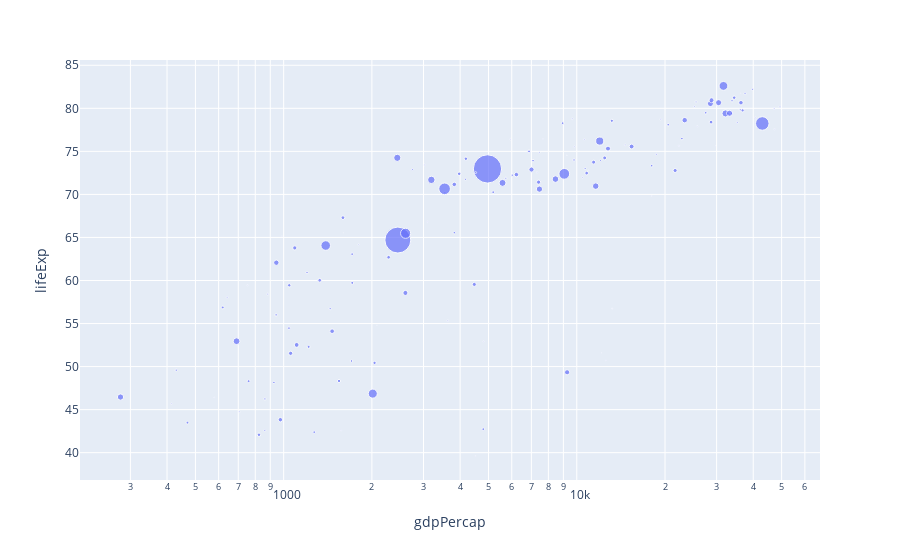

Here is the notebook cell this chart was saved with:
### Code cell
# Aumentando o tamanho das bolas
fig = px.scatter(df, x = "gdpPercap", y = "lifeExp", size = 'pop',
                 log_x = True
                )

fig.show()

### Figure 1 — Plotly figure (JSON) as saved in the notebook; plotly's stock layout.template omitted (floating-point values rounded to 4 significant figures; data arrays with more than 128 entries replaced by an {"elided": "..."} marker saying what was removed)
{"data": [{"hovertemplate": "gdpPercap=%{x}<br>lifeExp=%{y}<br>pop=%{marker.size}<extra></extra>", "legendgroup": "", "marker": {"color": "#636efa", "size": {"elided": "142 int values"}, "sizemode": "area", "sizeref": 3297000.0, "symbol": "circle"}, "mode": "markers", "name": "", "orientation": "v", "showlegend": false, "type": "scatter", "x": {"elided": "142 float values"}, "xaxis": "x", "y": {"elided": "142 float values"}, "yaxis": "y"}], "layout": {"autosize": true, "legend": {"itemsizing": "constant", "tracegroupgap": 0}, "margin": {"t": 60}, "xaxis": {"anchor": "y", "autorange": true, "domain": [0, 1], "range": [2.308, 4.827], "title": {"text": "gdpPercap"}, "type": "log"}, "yaxis": {"anchor": "x", "autorange": true, "domain": [0, 1], "range": [36.45, 86.2], "title": {"text": "lifeExp"}, "type": "linear"}}}
